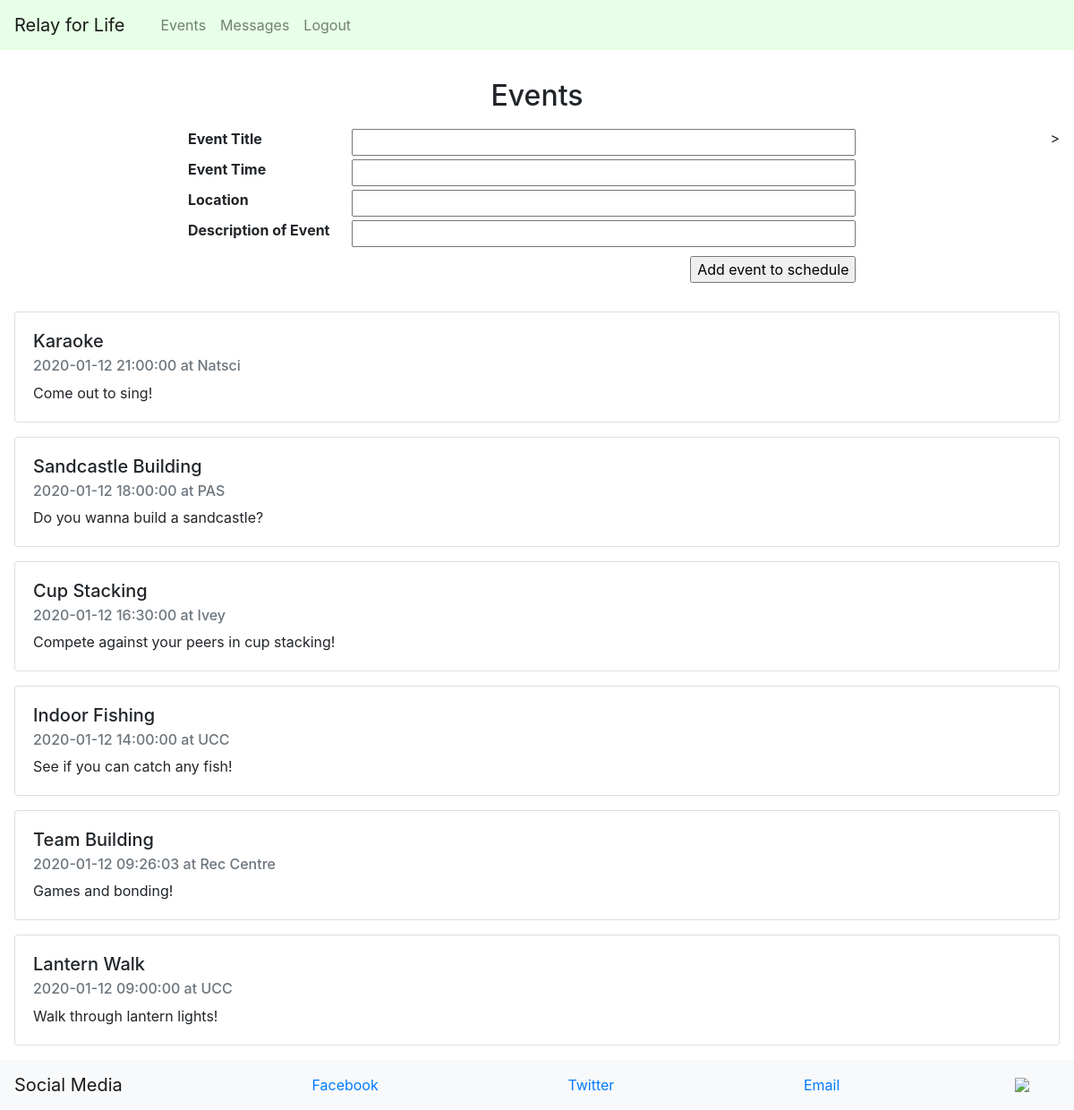
The page /events (signed in) on the database its author committed.
### app/models.py (models this page shows, shortened)
class Event(db.Model):
    id = db.Column(db.Integer, primary_key=True)
    title = db.Column(db.String(200), index=True, unique=True)
    timestamp = db.Column(db.DateTime, index=True)
    location = db.Column(db.String(200), index=True)
    description = db.Column(db.String(500), index=True)

### app/routes.py (the view)
@app.route('/', methods=['GET', 'POST'])
@app.route('/events', methods=['GET', 'POST'])
def events():
    form = EventForm()
    events = Event.query.order_by(desc(Event.timestamp)).all()
    if form.validate_on_submit():
        event = Event(title=form.title.data, timestamp=form.date.data, location=form.location.data, description=form.description.data)
        db.session.add(event)
        db.session.commit()
        return redirect('/events')
    return render_template('events.html', events=events, form=form)

### app/forms.py
class EventForm(FlaskForm):
    title = StringField('Event Title',
                        validators=[DataRequired()])
    date = DateTimeField('Event Time',
                        format='%Y-%m-%d %H:%M:%S',
                        validators=[DataRequired()])
    location = StringField('Location',
                            validators=[DataRequired()])
    description = StringField('Description of Event',
                                validators=[DataRequired()])
    submit = SubmitField('Add event to schedule')

### app/models.py (called while the page is built)
@login.user_loader
def load_user(id):
    return User.query.get(int(id))

### app/templates/events.html (shortened to what this page needs)
{% extends "base.html" %}
{% block content %}
        <div>
            <h2 id="events" class="text-center" style="margin-top:1em;">Events</h2>
        </div>
        {% if current_user.admin == 1 %}
        <div class="row " style="margin:1em;">
            <div class="mx-auto">
        <form action="" method="post">
            <table>
              <tr>
                <th>
                {{ form.title.label }}
                </th>
                <th>
                {{ form.title(size=50) }}
                </th>
            </tr>
            <tr>
              <th>
              {{ form.date.label }}
              </th>
              <th>
              {{ form.date(size=50) }}</th>
            </tr>
            <tr>
              <th>
              {{ form.location.label }}</th>
              <th>
              {{ form.location(size=50) }}</th>
            </tr>
            <tr>
              <th>
              {{ form.description.label }}</th>
              <th>
              {{ form.description(size=50) }}</th>
            </tr>
            </table>
            <p style="text-align: right; padding-right: 1.5em;">{{ form.submit() }}</p>
        </form>
        </div<div class="mx-auto"></div>>
        </div>
        {% endif %}
        {% for event in events %}
        <div class="card" style="margin:1em;">
            <div class="card-body">
              <h5 class="card-title">{{ event.title }}</h5>
              <h6 class="card-subtitle mb-2 text-muted">{{ event.timestamp.strftime("%Y-%m-%d %H:%M:%S") }} at {{ event.location }}</h6>
              <p class="card-text">{{ event.description }}</p>
            </div>
          </div>
        {% endfor %}
{% endblock %}

### app/templates/base.html (style rules this page uses)
th { padding-right:1.5em; }
table { margin-bottom: 0.5em; }

### rows shown on the page
Event: title "Karaoke", timestamp "2020-01-12 21:00:00", location "Natsci", description "Come out to sing!"
Event: title "Sandcastle Building", timestamp "2020-01-12 18:00:00", location "PAS", description "Do you wanna build a sandcastle?"
Event: title "Cup Stacking", timestamp "2020-01-12 16:30:00", location "Ivey", description "Compete against your peers in cup stacking!"
Event: title "Indoor Fishing", timestamp "2020-01-12 14:00:00", location "UCC", description "See if you can catch any fish!"
Event: title "Team Building", timestamp "2020-01-12 09:26:03", location "Rec Centre", description "Games and bonding!"
Event: title "Lantern Walk", timestamp "2020-01-12 09:00:00", location "UCC", description "Walk through lantern lights!"
